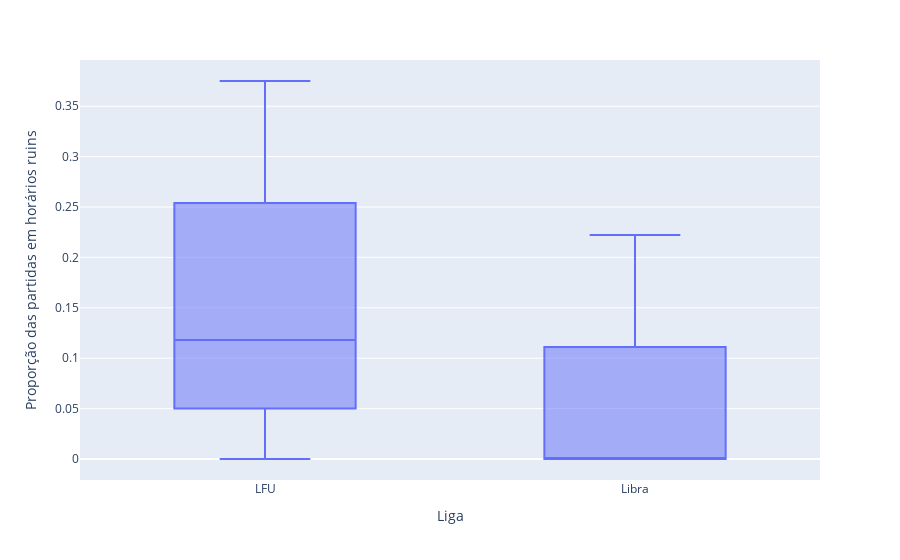

Notebook cell for this chart:
### Code cell
fig = px.box(df_agg, x = "Liga", y = "Proporção das partidas em horários ruins")
fig.show()

### Figure 1 — Plotly figure (JSON) as saved in the notebook; plotly's stock layout.template omitted (floating-point values rounded to 4 significant figures)
{"data": [{"alignmentgroup": "True", "hovertemplate": "Liga=%{x}<br>Proporção das partidas em horários ruins=%{y}<extra></extra>", "legendgroup": "", "marker": {"color": "#636efa"}, "name": "", "notched": false, "offsetgroup": "", "orientation": "v", "showlegend": false, "type": "box", "x": ["LFU", "LFU", "LFU", "Libra", "LFU", "Libra", "Libra", "LFU", "LFU", "Libra", "Libra", "LFU", "LFU", "Libra", "LFU", "LFU", "Libra", "Libra", "LFU", "LFU"], "x0": " ", "xaxis": "x", "y": [0.125, 0.2857, 0, 0, 0, 0, 0.1111, 0, 0.375, 0, 0.2222, 0.1111, 0.1, 0, 0.2222, 0.3333, 0.1111, 0, 0.1111, 0.1818], "y0": " ", "yaxis": "y"}], "layout": {"boxmode": "group", "legend": {"tracegroupgap": 0}, "margin": {"t": 60}, "xaxis": {"anchor": "y", "domain": [0, 1], "title": {"text": "Liga"}}, "yaxis": {"anchor": "x", "domain": [0, 1], "title": {"text": "Proporção das partidas em horários ruins"}}}}
